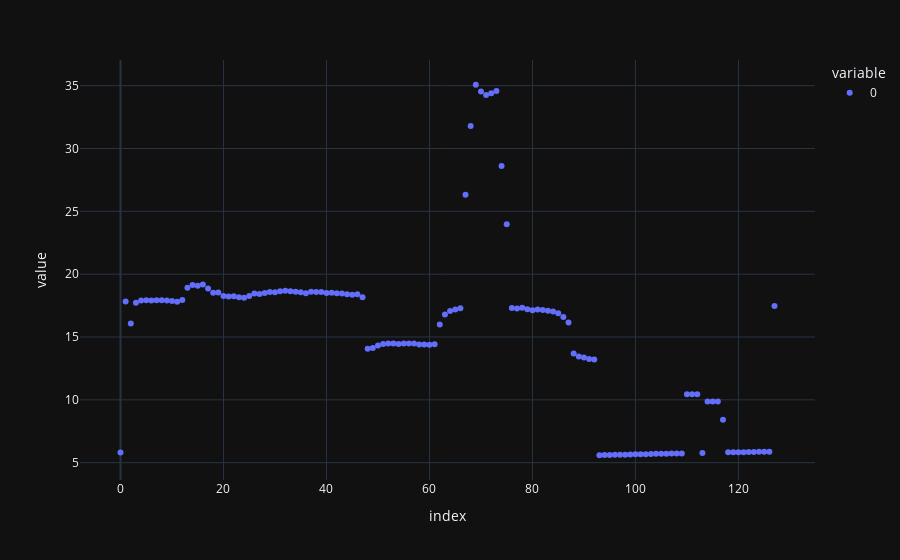

Write notebook code for a chart like this one.
### Code cell
phi = np.arcsin(car_width / r) / constants['angle_increment']
px.scatter(phi)
